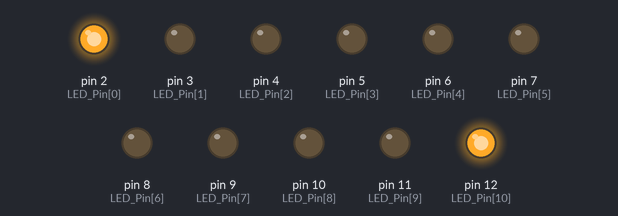
Bench run of a sketch on a simulated Arduino Uno, built with avr-gcc and run on an emulated ATmega328P. Parts: output pins drawn as LEDs (lit = HIGH).

Above: at 0.15 s.
At 1.05 s:
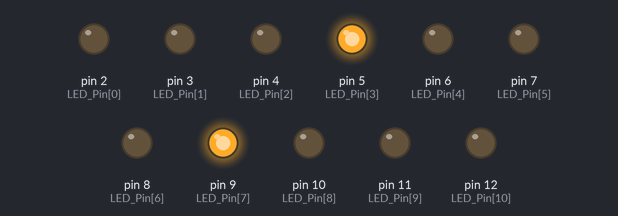
At 1.95 s:
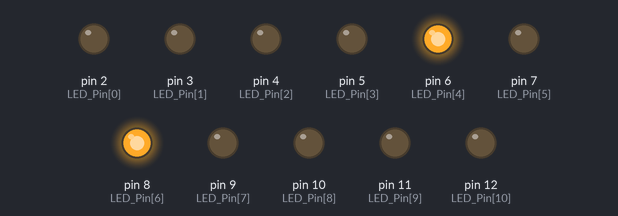
At 3.75 s:
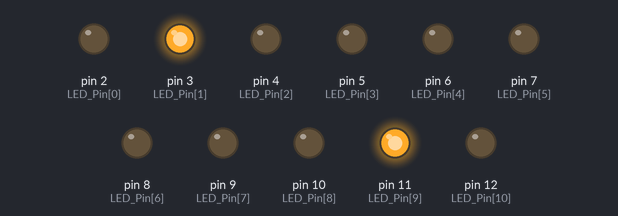
At 4.95 s:
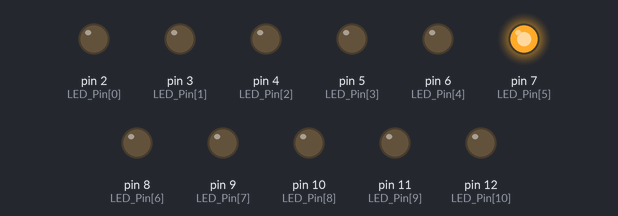
At 7.35 s:
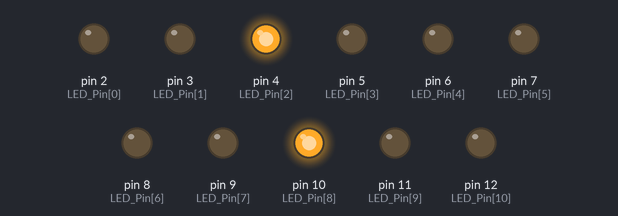
Timing chart, 0 to 7.7 s (numbered marks = the images above):
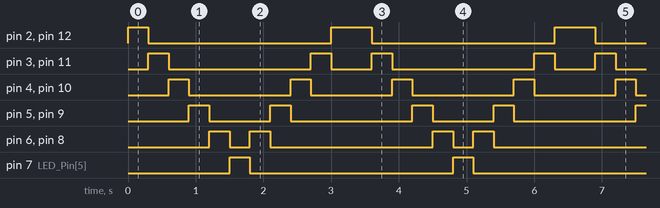

The sketch:

lab_exercise_1_21.ino
```cpp
int LED_Pin[] = {2, 3, 4, 5, 6, 7, 8, 9, 10, 11, 12};

void setup() {

  for (int i = 0; i < 11; i++) {
    pinMode(LED_Pin[i], OUTPUT);
  }

}

void loop() {


  digitalWrite(LED_Pin[0], HIGH);
  digitalWrite(LED_Pin[10], HIGH);
  delay(300);
  digitalWrite(LED_Pin[0], LOW);
  digitalWrite(LED_Pin[10], LOW);


  digitalWrite(LED_Pin[1], HIGH);
  digitalWrite(LED_Pin[9], HIGH);
  delay(300);
  digitalWrite(LED_Pin[1], LOW);
  digitalWrite(LED_Pin[9], LOW);


  digitalWrite(LED_Pin[2], HIGH);
  digitalWrite(LED_Pin[8], HIGH);
  delay(300);
  digitalWrite(LED_Pin[2], LOW);
  digitalWrite(LED_Pin[8], LOW);


  digitalWrite(LED_Pin[3], HIGH);
  digitalWrite(LED_Pin[7], HIGH);
  delay(300);
  digitalWrite(LED_Pin[3], LOW);
  digitalWrite(LED_Pin[7], LOW);


  digitalWrite(LED_Pin[4], HIGH);
  digitalWrite(LED_Pin[6], HIGH);
  delay(300);
  digitalWrite(LED_Pin[4], LOW);
  digitalWrite(LED_Pin[6], LOW);


  digitalWrite(LED_Pin[5], HIGH);
  delay(300);
  digitalWrite(LED_Pin[5], LOW);


  digitalWrite(LED_Pin[4], HIGH);
  digitalWrite(LED_Pin[6], HIGH);
  delay(300);
  digitalWrite(LED_Pin[4], LOW);
  digitalWrite(LED_Pin[6], LOW);


  digitalWrite(LED_Pin[3], HIGH);
  digitalWrite(LED_Pin[7], HIGH);
  delay(300);
  digitalWrite(LED_Pin[3], LOW);
  digitalWrite(LED_Pin[7], LOW);


  digitalWrite(LED_Pin[2], HIGH);
  digitalWrite(LED_Pin[8], HIGH);
  delay(300);
  digitalWrite(LED_Pin[2], LOW);
  digitalWrite(LED_Pin[8], LOW);


  digitalWrite(LED_Pin[1], HIGH);
  digitalWrite(LED_Pin[9], HIGH);
  delay(300);
  digitalWrite(LED_Pin[1], LOW);
  digitalWrite(LED_Pin[9], LOW);


  digitalWrite(LED_Pin[0], HIGH);
  digitalWrite(LED_Pin[10], HIGH);
  delay(300);
  digitalWrite(LED_Pin[0], LOW);
  digitalWrite(LED_Pin[10], LOW);

}
```

Measured:
- by itself, pin 2 (LED_Pin[0]), pin 12 (LED_Pin[10]): repeats every 3.3 s: LOW 2.7 s, HIGH 0.60 s
- by itself, pin 3 (LED_Pin[1]), pin 11 (LED_Pin[9]): repeats every 3.3 s: LOW 2.1 s, HIGH 0.30 s, LOW 0.60 s, HIGH 0.30 s
- by itself, pin 4 (LED_Pin[2]), pin 10 (LED_Pin[8]): repeats every 3.3 s: LOW 1.5 s, HIGH 0.30 s, LOW 1.2 s, HIGH 0.30 s
- by itself, pin 5 (LED_Pin[3]), pin 9 (LED_Pin[7]): repeats every 3.3 s: LOW 0.90 s, HIGH 0.30 s, LOW 1.8 s, HIGH 0.30 s
- by itself, pin 6 (LED_Pin[4]), pin 8 (LED_Pin[6]): repeats every 3.3 s: LOW 0.30 s, HIGH 0.30 s, LOW 2.4 s, HIGH 0.30 s
- by itself, pin 7 (LED_Pin[5]): alternates HIGH for 0.30 s and LOW for 3.0 s
